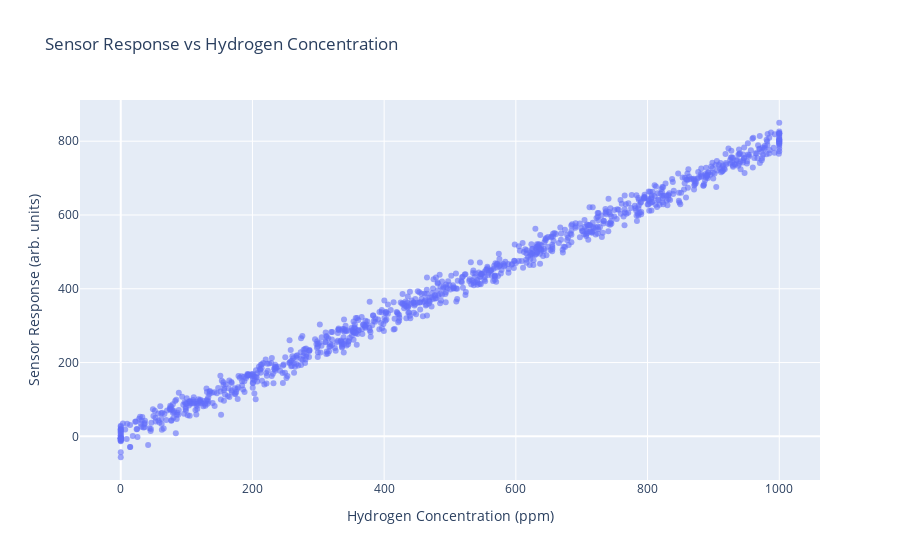
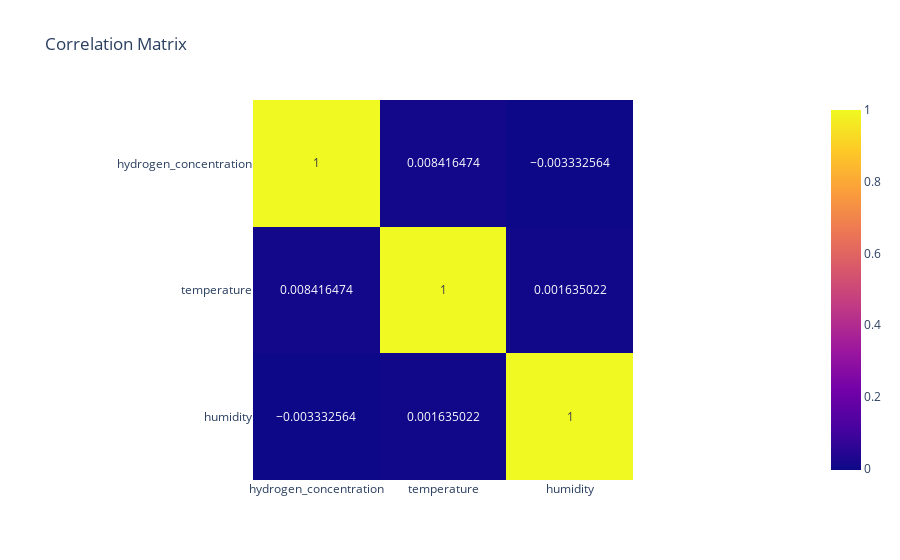

Write notebook code for charts like these, in order.
### Code cell
import numpy as np
import pandas as pd
import matplotlib.pyplot as plt
import plotly.express as px

# Generate synthetic sensor data
np.random.seed(42)

timestamps = pd.date_range(start='2024-01-01', periods=1000, freq='min')

true_concentration = np.linspace(0, 1000, 1000)
noise = np.random.normal(0, 50, 1000)
hydrogen_concentration = np.clip(true_concentration + noise, 0, 1000)

temperature = 20 + 20 * np.random.rand(1000) + np.random.normal(0, 1, 1000)
humidity = 30 + 40 * np.random.rand(1000) + np.random.normal(0, 2, 1000)

df = pd.DataFrame({
    'timestamp': timestamps,
    'hydrogen_concentration': hydrogen_concentration,
    'temperature': temperature,
    'humidity': humidity
})

# Statistical summary before cleaning
print("Statistical summary BEFORE cleaning:")
print(df.describe())

# Data cleaning

# Drop NAs (precautionary)
df_clean = df.dropna()

# Function to remove outliers beyond 3 std dev for a column
def remove_outliers(df, col):
    mean = df[col].mean()
    std = df[col].std()
    filtered_df = df[(df[col] >= mean - 3*std) & (df[col] <= mean + 3*std)]
    return filtered_df

# Remove outliers for each variable
for col in ['hydrogen_concentration', 'temperature', 'humidity']:
    df_clean = remove_outliers(df_clean, col)

# Statistical summary after cleaning
print("\nStatistical summary AFTER cleaning:")
print(df_clean.describe())

# Data smoothing (moving average with window=10)
df_clean['hydrogen_conc_smooth'] = df_clean['hydrogen_concentration'].rolling(window=10, min_periods=1).mean()
df_clean['temperature_smooth'] = df_clean['temperature'].rolling(window=10, min_periods=1).mean()
df_clean['humidity_smooth'] = df_clean['humidity'].rolling(window=10, min_periods=1).mean()

# Correlation analysis
corr = df_clean[['hydrogen_concentration', 'temperature', 'humidity']].corr()
print("\nCorrelation matrix:")
print(corr)

# Step 7: Visualization

# 7a: Hydrogen concentration over time (smoothed)
plt.figure(figsize=(12, 6))
plt.plot(df_clean['timestamp'], df_clean['hydrogen_conc_smooth'], label='Hydrogen Concentration (smoothed)')
plt.xlabel('Time')
plt.ylabel('Concentration (ppm)')
plt.title('Hydrogen Concentration Over Time (Smoothed)')
plt.legend()
plt.tight_layout()
plt.show()

# Interactive scatter plot of sensor response vs concentration
# Simulate sensor response
sensor_response = df_clean['hydrogen_concentration'] * 0.8 + np.random.normal(0, 20, len(df_clean))
df_clean['sensor_response'] = sensor_response

fig = px.scatter(df_clean, x='hydrogen_concentration', y='sensor_response',
                 title='Sensor Response vs Hydrogen Concentration',
                 labels={'hydrogen_concentration': 'Hydrogen Concentration (ppm)',
                         'sensor_response': 'Sensor Response (arb. units)'},
                 opacity=0.6)
fig.show()

# Interactive correlation heatmap
fig_corr = px.imshow(corr, text_auto=True, title='Correlation Matrix')
fig_corr.show()

# Brief insights
print("\nInsights:")
print(f"- Hydrogen concentration and sensor response are strongly correlated (expected).")
print(f"- Temperature and humidity have low correlation with hydrogen concentration (check correlation matrix).")
print(f"- Moving average smoothing helps visualize trends and reduce noise.")

### Figure 1 — Plotly figure (JSON) as saved in the notebook; plotly's stock layout.template omitted (floating-point values rounded to 4 significant figures; data arrays with more than 128 entries replaced by an {"elided": "..."} marker saying what was removed)
{"data": [{"hovertemplate": "Hydrogen Concentration (ppm)=%{x}<br>Sensor Response (arb. units)=%{y}<extra></extra>", "legendgroup": "", "marker": {"color": "#636efa", "opacity": 0.6, "symbol": "circle"}, "mode": "markers", "name": "", "orientation": "v", "showlegend": false, "type": "scatter", "x": {"elided": "1000 float values"}, "xaxis": "x", "y": {"elided": "1000 float values"}, "yaxis": "y"}], "layout": {"legend": {"tracegroupgap": 0}, "title": {"text": "Sensor Response vs Hydrogen Concentration"}, "xaxis": {"anchor": "y", "domain": [0, 1], "title": {"text": "Hydrogen Concentration (ppm)"}}, "yaxis": {"anchor": "x", "domain": [0, 1], "title": {"text": "Sensor Response (arb. units)"}}}}

### Figure 2 — Plotly figure (JSON) as saved in the notebook; plotly's stock layout.template omitted (floating-point values rounded to 4 significant figures)
{"data": [{"coloraxis": "coloraxis", "hovertemplate": "x: %{x}<br>y: %{y}<br>color: %{z}<extra></extra>", "name": "0", "texttemplate": "%{z}", "type": "heatmap", "x": ["hydrogen_concentration", "temperature", "humidity"], "xaxis": "x", "y": ["hydrogen_concentration", "temperature", "humidity"], "yaxis": "y", "z": [[1.0, 0.008416, -0.003333], [0.008416, 1.0, 0.001635], [-0.003333, 0.001635, 1.0]]}], "layout": {"coloraxis": {"colorscale": [[0, "#0d0887"], [0.1111, "#46039f"], [0.2222, "#7201a8"], [0.3333, "#9c179e"], [0.4444, "#bd3786"], [0.5556, "#d8576b"], [0.6667, "#ed7953"], [0.7778, "#fb9f3a"], [0.8889, "#fdca26"], [1, "#f0f921"]]}, "title": {"text": "Correlation Matrix"}, "xaxis": {"anchor": "y", "constrain": "domain", "domain": [0, 1], "scaleanchor": "y"}, "yaxis": {"anchor": "x", "autorange": "reversed", "constrain": "domain", "domain": [0, 1]}}}
